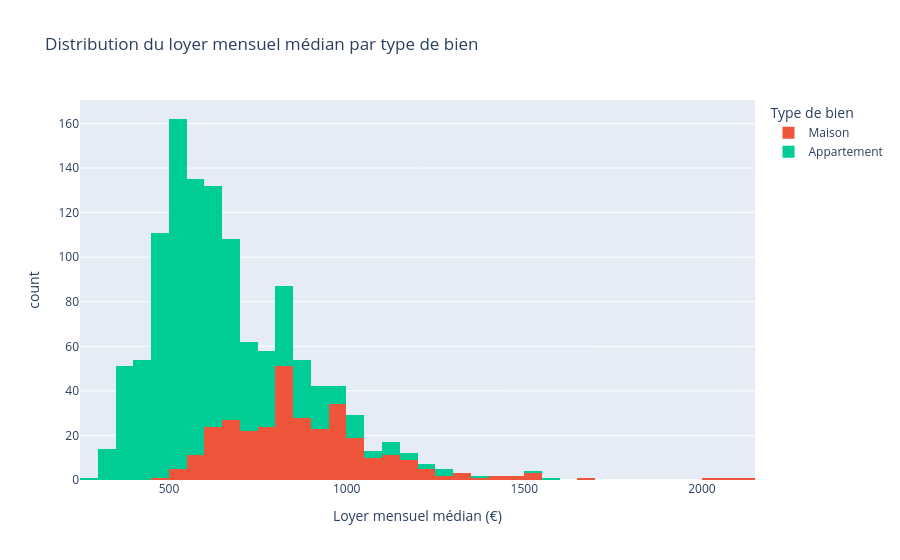
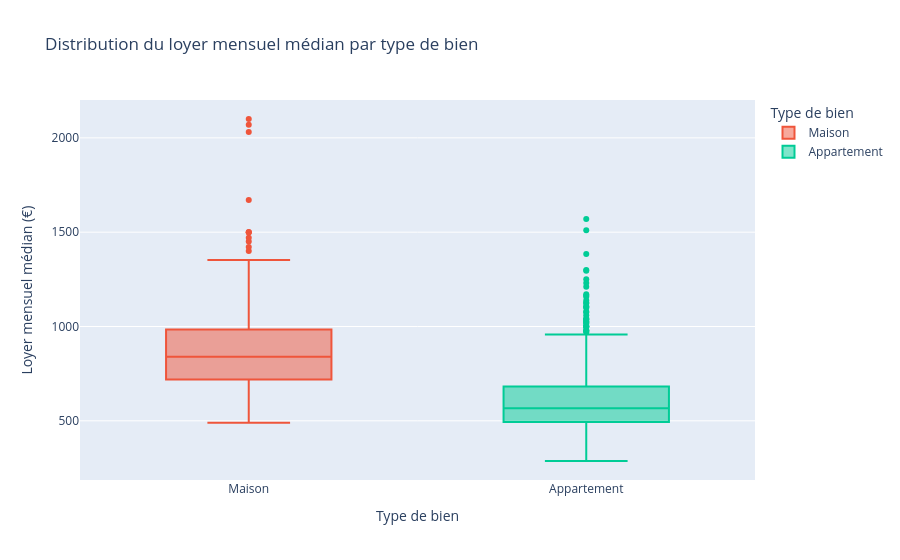
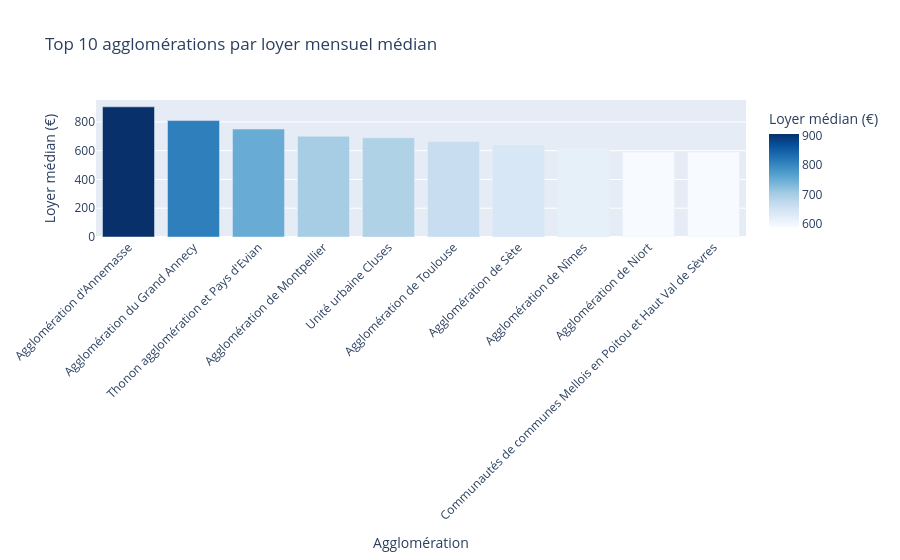

The notebook cell saved with these charts, in order:
### Markdown cell above
Graphiques Plotly

### Code cell
import plotly.express as px

# Distribution du loyer mensuel médian
fig = px.histogram(
    df_cols_utiles,
    x="loyer_mensuel_median",
    color="Type_habitat",
    nbins=50,
    title="Distribution du loyer mensuel médian par type de bien",
    labels={
        "loyer_mensuel_median": "Loyer mensuel médian (€)",
        "Type_habitat": "Type de bien"
    }
)
fig.show()

# Boxplot loyer mensuel par type de bien
fig = px.box(
    df_cols_utiles,
    x="Type_habitat",
    y="loyer_mensuel_median",
    color="Type_habitat",
    title="Distribution du loyer mensuel médian par type de bien",
    labels={
        "loyer_mensuel_median": "Loyer mensuel médian (€)",
        "Type_habitat": "Type de bien"
    }
)
fig.show()

# Top 10 agglomérations par loyer médian
top10 = (
    df_cols_utiles.groupby("agglomeration")["loyer_mensuel_median"]
    .median()
    .sort_values(ascending=False)
    .head(10)
    .reset_index()
)

fig = px.bar(
    top10,
    x="agglomeration",
    y="loyer_mensuel_median",
    title="Top 10 agglomérations par loyer mensuel médian",
    labels={
        "loyer_mensuel_median": "Loyer médian (€)",
        "agglomeration": "Agglomération"
    },
    color="loyer_mensuel_median",
    color_continuous_scale="Blues"
)
fig.update_layout(xaxis_tickangle=-45)
fig.show()

### Figure 1 — Plotly figure (JSON) as saved in the notebook; plotly's stock layout.template omitted (floating-point values rounded to 4 significant figures; data arrays with more than 128 entries replaced by an {"elided": "..."} marker saying what was removed)
{"data": [{"bingroup": "x", "hovertemplate": "Type de bien=Maison<br>Loyer mensuel médian (€)=%{x}<br>count=%{y}<extra></extra>", "legendgroup": "Maison", "marker": {"color": "#EF553B", "pattern": {"shape": ""}}, "name": "Maison", "nbinsx": 50, "orientation": "v", "showlegend": true, "type": "histogram", "x": {"elided": "321 float values"}, "xaxis": "x", "yaxis": "y"}, {"bingroup": "x", "hovertemplate": "Type de bien=Appartement<br>Loyer mensuel médian (€)=%{x}<br>count=%{y}<extra></extra>", "legendgroup": "Appartement", "marker": {"color": "#00cc96", "pattern": {"shape": ""}}, "name": "Appartement", "nbinsx": 50, "orientation": "v", "showlegend": true, "type": "histogram", "x": {"elided": "893 float values"}, "xaxis": "x", "yaxis": "y"}], "layout": {"barmode": "relative", "legend": {"title": {"text": "Type de bien"}, "tracegroupgap": 0}, "title": {"text": "Distribution du loyer mensuel médian par type de bien"}, "xaxis": {"anchor": "y", "domain": [0, 1], "title": {"text": "Loyer mensuel médian (€)"}}, "yaxis": {"anchor": "x", "domain": [0, 1], "title": {"text": "count"}}}}

### Figure 2 — Plotly figure (JSON) as saved in the notebook; plotly's stock layout.template omitted (floating-point values rounded to 4 significant figures; data arrays with more than 128 entries replaced by an {"elided": "..."} marker saying what was removed)
{"data": [{"alignmentgroup": "True", "hovertemplate": "Type de bien=%{x}<br>Loyer mensuel médian (€)=%{y}<extra></extra>", "legendgroup": "Maison", "marker": {"color": "#EF553B"}, "name": "Maison", "notched": false, "offsetgroup": "Maison", "orientation": "v", "showlegend": true, "type": "box", "x": {"elided": "321 str values"}, "x0": " ", "xaxis": "x", "y": {"elided": "321 float values"}, "y0": " ", "yaxis": "y"}, {"alignmentgroup": "True", "hovertemplate": "Type de bien=%{x}<br>Loyer mensuel médian (€)=%{y}<extra></extra>", "legendgroup": "Appartement", "marker": {"color": "#00cc96"}, "name": "Appartement", "notched": false, "offsetgroup": "Appartement", "orientation": "v", "showlegend": true, "type": "box", "x": {"elided": "893 str values"}, "x0": " ", "xaxis": "x", "y": {"elided": "893 float values"}, "y0": " ", "yaxis": "y"}], "layout": {"boxmode": "overlay", "legend": {"title": {"text": "Type de bien"}, "tracegroupgap": 0}, "title": {"text": "Distribution du loyer mensuel médian par type de bien"}, "xaxis": {"anchor": "y", "categoryarray": [null, "Maison", "Appartement"], "categoryorder": "array", "domain": [0, 1], "title": {"text": "Type de bien"}}, "yaxis": {"anchor": "x", "domain": [0, 1], "title": {"text": "Loyer mensuel médian (€)"}}}}

### Figure 3 — Plotly figure (JSON) as saved in the notebook; plotly's stock layout.template omitted (floating-point values rounded to 4 significant figures)
{"data": [{"hovertemplate": "Agglomération=%{x}<br>Loyer médian (€)=%{marker.color}<extra></extra>", "legendgroup": "", "marker": {"color": [904.5, 809.0, 750.0, 700.0, 690.0, 663.0, 640.0, 618.0, 590.0, 590.0], "coloraxis": "coloraxis", "pattern": {"shape": ""}}, "name": "", "orientation": "v", "showlegend": false, "textposition": "auto", "type": "bar", "x": ["Agglomération d'Annemasse", "Agglomération du Grand Annecy", "Thonon agglomération et Pays d'Evian", "Agglomération de Montpellier", "Unité urbaine Cluses", "Agglomération de Toulouse", "Agglomération de Sète", "Agglomération de Nîmes", "Agglomération de Niort", "Communautés de communes Mellois en Poitou et Haut Val de Sèvres"], "xaxis": "x", "y": [904.5, 809.0, 750.0, 700.0, 690.0, 663.0, 640.0, 618.0, 590.0, 590.0], "yaxis": "y"}], "layout": {"barmode": "relative", "coloraxis": {"colorbar": {"title": {"text": "Loyer médian (€)"}}, "colorscale": [[0, "rgb(247,251,255)"], [0.125, "rgb(222,235,247)"], [0.25, "rgb(198,219,239)"], [0.375, "rgb(158,202,225)"], [0.5, "rgb(107,174,214)"], [0.625, "rgb(66,146,198)"], [0.75, "rgb(33,113,181)"], [0.875, "rgb(8,81,156)"], [1, "rgb(8,48,107)"]]}, "legend": {"tracegroupgap": 0}, "title": {"text": "Top 10 agglomérations par loyer mensuel médian"}, "xaxis": {"anchor": "y", "domain": [0, 1], "tickangle": -45, "title": {"text": "Agglomération"}}, "yaxis": {"anchor": "x", "domain": [0, 1], "title": {"text": "Loyer médian (€)"}}}}
